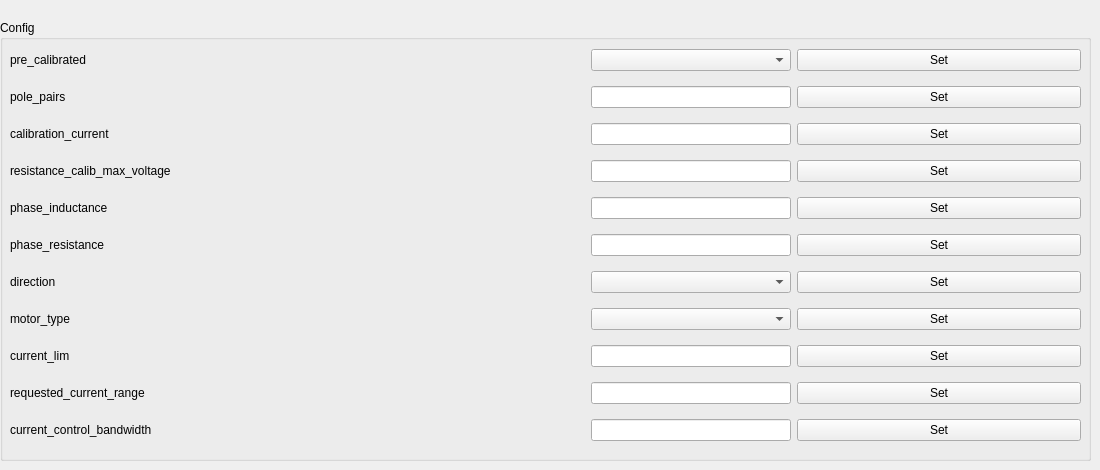
    <widget class="QWidget" name="tab_6">
     <attribute name="title">
      <string>Config</string>
     </attribute>
     <widget class="QGroupBox" name="groupBox_9">
      <property name="geometry">
       <rect>
        <x>0</x>
        <y>20</y>
        <width>1091</width>
        <height>441</height>
       </rect>
      </property>
      <property name="title">
       <string>Config</string>
      </property>
      <widget class="QWidget" name="gridLayoutWidget_9">
       <property name="geometry">
        <rect>
         <x>10</x>
         <y>20</y>
         <width>1071</width>
         <height>411</height>
        </rect>
       </property>
       <layout class="QGridLayout" name="gridLayout_9">
        <item row="0" column="0">
         <widget class="QLabel" name="label_47">
          <property name="text">
           <string>pre_calibrated</string>
          </property>
         </widget>
        </item>
        <item row="8" column="0">
         <widget class="QLabel" name="label_51">
          <property name="text">
           <string>current_lim</string>
          </property>
         </widget>
        </item>
        <item row="5" column="0">
         <widget class="QLabel" name="label_52">
          <property name="text">
           <string>phase_resistance</string>
          </property>
         </widget>
        </item>
        <item row="7" column="1">
         <widget class="QLabel" name="lmotor_type">
          <property name="text">
           <string/>
          </property>
         </widget>
        </item>
        <item row="8" column="1">
         <widget class="QLabel" name="lcurrent_lim">
          <property name="text">
           <string/>
          </property>
         </widget>
        </item>
        <item row="3" column="1">
         <widget class="QLabel" name="lresistance_calib_max_voltage">
          <property name="text">
           <string/>
          </property>
         </widget>
        </item>
        <item row="4" column="1">
         <widget class="QLabel" name="lphase_inductance">
          <property name="text">
           <string/>
          </property>
         </widget>
        </item>
        <item row="10" column="1">
         <widget class="QLabel" name="lcurrent_control_bandwidth">
          <property name="text">
           <string/>
          </property>
         </widget>
        </item>
        <item row="0" column="1">
         <widget class="QLabel" name="lpre_calibrated_2">
          <property name="text">
           <string/>
          </property>
         </widget>
        </item>
        <item row="7" column="0">
         <widget class="QLabel" name="label_70">
          <property name="text">
           <string>motor_type</string>
          </property>
         </widget>
        </item>
        <item row="9" column="0">
         <widget class="QLabel" name="label_71">
          <property name="text">
           <string>requested_current_range</string>
          </property>
         </widget>
        </item>
        <item row="3" column="0">
         <widget class="QLabel" name="label_72">
          <property name="text">
           <string>resistance_calib_max_voltage</string>
          </property>
         </widget>
        </item>
        <item row="4" column="0">
         <widget class="QLabel" name="label_73">
          <property name="text">
           <string>phase_inductance</string>
          </property>
         </widget>
        </item>
        <item row="10" column="0">
         <widget class="QLabel" name="label_74">
          <property name="text">
           <string>current_control_bandwidth</string>
          </property>
         </widget>
        </item>
        <item row="10" column="3">
         <widget class="QPushButton" name="pbsetcurrent_control_bandwidth">
          <property name="text">
           <string>Set</string>
          </property>
         </widget>
        </item>
        <item row="0" column="2">
         <widget class="QComboBox" name="cbpre_calibrated_2"/>
        </item>
        <item row="9" column="3">
         <widget class="QPushButton" name="pbsetrequested_current_range">
          <property name="text">
           <string>Set</string>
          </property>
         </widget>
        </item>
        <item row="1" column="0">
         <widget class="QLabel" name="label_75">
          <property name="text">
           <string>pole_pairs</string>
          </property>
         </widget>
        </item>
        <item row="1" column="1">
         <widget class="QLabel" name="lpole_pairs">
          <property name="text">
           <string/>
          </property>
         </widget>
        </item>
        <item row="1" column="3">
         <widget class="QPushButton" name="pbsetpole_pairs">
          <property name="text">
           <string>Set</string>
          </property>
         </widget>
        </item>
        <item row="5" column="1">
         <widget class="QLabel" name="lphase_resistance">
          <property name="text">
           <string/>
          </property>
         </widget>
        </item>
        <item row="0" column="3">
         <widget class="QPushButton" name="pbsetpre_calibrated_2">
          <property name="text">
           <string>Set</string>
          </property>
         </widget>
        </item>
        <item row="9" column="2">
         <widget class="QLineEdit" name="lerequested_current_range">
          <property name="maximumSize">
           <size>
            <width>200</width>
            <height>16777215</height>
           </size>
          </property>
         </widget>
        </item>
        <item row="4" column="3">
         <widget class="QPushButton" name="pbsetphase_inductance">
          <property name="text">
           <string>Set</string>
          </property>
         </widget>
        </item>
        <item row="3" column="3">
         <widget class="QPushButton" name="pbsetresistance_calib_max_voltage">
          <property name="text">
           <string>Set</string>
          </property>
         </widget>
        </item>
        <item row="5" column="3">
         <widget class="QPushButton" name="pbsetphase_resistance">
          <property name="text">
           <string>Set</string>
          </property>
         </widget>
        </item>
        <item row="8" column="3">
         <widget class="QPushButton" name="pbsetcurrent_lim">
          <property name="text">
           <string>Set</string>
          </property>
         </widget>
        </item>
        <item row="7" column="3">
         <widget class="QPushButton" name="pbsetmotor_type">
          <property name="text">
           <string>Set</string>
          </property>
         </widget>
        </item>
        <item row="8" column="2">
         <widget class="QLineEdit" name="lecurrent_lim">
          <property name="maximumSize">
           <size>
            <width>200</width>
            <height>16777215</height>
           </size>
          </property>
         </widget>
        </item>
        <item row="2" column="3">
         <widget class="QPushButton" name="pbsetcalibration_current">
          <property name="text">
           <string>Set</string>
          </property>
         </widget>
        </item>
        <item row="2" column="0">
         <widget class="QLabel" name="label_76">
          <property name="text">
           <string>calibration_current</string>
          </property>
         </widget>
        </item>
        <item row="2" column="1">
         <widget class="QLabel" name="lcalibration_current">
          <property name="text">
           <string/>
          </property>
         </widget>
        </item>
        <item row="10" column="2">
         <widget class="QLineEdit" name="lecurrent_control_bandwidth">
          <property name="maximumSize">
           <size>
            <width>200</width>
            <height>16777215</height>
           </size>
          </property>
         </widget>
        </item>
        <item row="9" column="1">
         <widget class="QLabel" name="lrequested_current_range">
          <property name="text">
           <string/>
          </property>
         </widget>
        </item>
        <item row="6" column="0">
         <widget class="QLabel" name="label_77">
          <property name="text">
           <string>direction</string>
          </property>
         </widget>
        </item>
        <item row="6" column="1">
         <widget class="QLabel" name="ldirection">
          <property name="text">
           <string/>
          </property>
         </widget>
        </item>
        <item row="6" column="2">
         <widget class="QComboBox" name="cbdirection"/>
        </item>
        <item row="6" column="3">
         <widget class="QPushButton" name="pbsetdirection">
          <property name="text">
           <string>Set</string>
          </property>
         </widget>
        </item>
        <item row="2" column="2">
         <widget class="QLineEdit" name="lecalibration_current">
          <property name="maximumSize">
           <size>
            <width>200</width>
            <height>16777215</height>
           </size>
          </property>
         </widget>
        </item>
        <item row="7" column="2">
         <widget class="QComboBox" name="cbmotor_type"/>
        </item>
        <item row="3" column="2">
         <widget class="QLineEdit" name="leresistance_calib_max_voltage">
          <property name="maximumSize">
           <size>
            <width>200</width>
            <height>16777215</height>
           </size>
          </property>
         </widget>
        </item>
        <item row="4" column="2">
         <widget class="QLineEdit" name="lephase_inductance">
          <property name="maximumSize">
           <size>
            <width>200</width>
            <height>16777215</height>
           </size>
          </property>
         </widget>
        </item>
        <item row="5" column="2">
         <widget class="QLineEdit" name="lephase_resistance">
          <property name="maximumSize">
           <size>
            <width>200</width>
            <height>16777215</height>
           </size>
          </property>
         </widget>
        </item>
        <item row="1" column="2">
         <widget class="QLineEdit" name="lepole_pairs">
          <property name="maximumSize">
           <size>
            <width>200</width>
            <height>16777215</height>
           </size>
          </property>
         </widget>
        </item>
       </layout>
      </widget>
     </widget>
    </widget>
